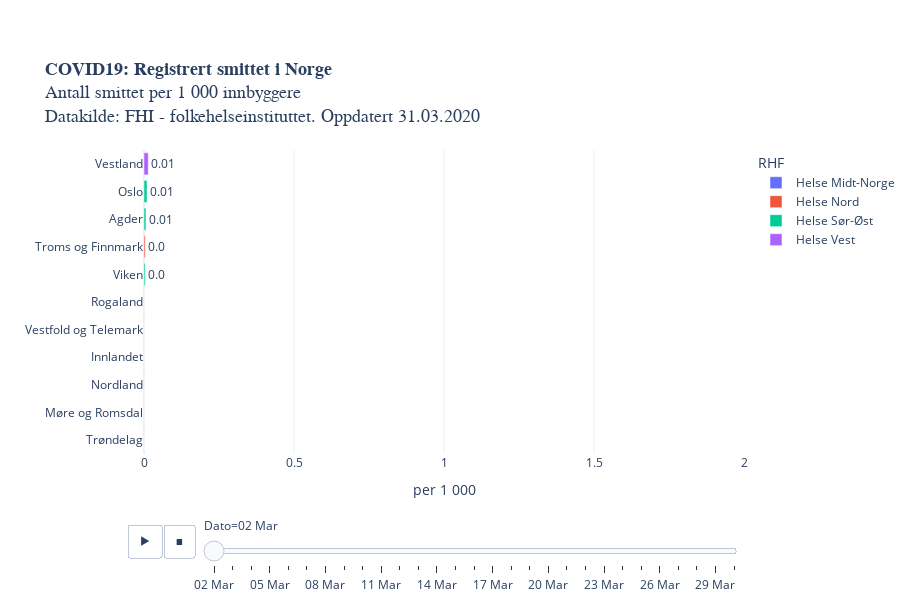

Write notebook code for a chart like this one.
### Code cell
legend = [i for i in vekst["RHF"].unique()]
legend.sort()

fig = px.bar(melted, 
             x='Smittede/tusen innb', y='Fylke', animation_frame="variable",
             animation_group="Fylke",
             orientation='h',
             category_orders={"RHF": legend},
             labels = {"Veksttakt": "daglig vekst (%)", "variable": "Dato"},
             color='RHF',
             text="txt",
             height=600,
             title = "<b>COVID19: Registrert smittet i Norge</b><br>Antall smittet per 1 000 innbyggere<br>Datakilde: FHI - folkehelseinstituttet. Oppdatert " +datetime.today().strftime('%d.%m.%Y'),
             template = "plotly_white",
             range_x=[0,2]
                 ).update_yaxes(categoryorder="total ascending")

fig.layout.coloraxis.showscale = False

fig.update_layout(
    yaxis=dict(
        separatethousands=True,
        categoryorder = 'total ascending',
        title_text="",
        fixedrange=True,
    ), xaxis=dict(fixedrange=True,
                 title_text="per 1 000"),
    title_font=dict(family="Helvetica", size=18),
        margin=dict(b=150)) #bottom margin

fig.update_layout(autosize=True,
    margin=dict(l=100, r=100, t=150, b=0),
    paper_bgcolor='rgba(0, 0, 0, 0)'
    #plot_bgcolor='rgb(248, 248, 255)'    
                 )

py.plot(fig, filename='COVID19_per_capita_fylkesutvikling_animation.html', auto_open=False)
fig.show()

### Figure 1 — Plotly figure (JSON) as saved in the notebook; plotly's stock layout.template omitted (floating-point values rounded to 4 significant figures)
{"data": [{"alignmentgroup": "True", "hoverlabel": {"namelength": 0}, "hovertemplate": "RHF=Helse Midt-Norge<br>Dato=02 Mar<br>Smittede/tusen innb=%{x}<br>Fylke=%{y}<br>txt=%{text}", "ids": ["Trøndelag", "Møre og Romsdal"], "legendgroup": "Helse Midt-Norge", "marker": {"color": "#636efa"}, "name": "Helse Midt-Norge", "offsetgroup": "Helse Midt-Norge", "orientation": "h", "showlegend": true, "text": ["0.0", "0.0"], "textposition": "auto", "type": "bar", "x": [0, 0], "xaxis": "x", "y": ["Trøndelag", "Møre og Romsdal"], "yaxis": "y"}, {"alignmentgroup": "True", "hoverlabel": {"namelength": 0}, "hovertemplate": "RHF=Helse Nord<br>Dato=02 Mar<br>Smittede/tusen innb=%{x}<br>Fylke=%{y}<br>txt=%{text}", "ids": ["Nordland", "Troms og Finnmark"], "legendgroup": "Helse Nord", "marker": {"color": "#EF553B"}, "name": "Helse Nord", "offsetgroup": "Helse Nord", "orientation": "h", "showlegend": true, "text": ["0.0", "0.0"], "textposition": "auto", "type": "bar", "x": [0, 0.00411], "xaxis": "x", "y": ["Nordland", "Troms og Finnmark"], "yaxis": "y"}, {"alignmentgroup": "True", "hoverlabel": {"namelength": 0}, "hovertemplate": "RHF=Helse Sør-Øst<br>Dato=02 Mar<br>Smittede/tusen innb=%{x}<br>Fylke=%{y}<br>txt=%{text}", "ids": ["Agder", "Viken", "Innlandet", "Oslo", "Vestfold og Telemark"], "legendgroup": "Helse Sør-Øst", "marker": {"color": "#00cc96"}, "name": "Helse Sør-Øst", "offsetgroup": "Helse Sør-Øst", "orientation": "h", "showlegend": true, "text": ["0.01", "0.0", "0.0", "0.01", "0.0"], "textposition": "auto", "type": "bar", "x": [0.00651, 0.004028, 0, 0.01009, 0], "xaxis": "x", "y": ["Agder", "Viken", "Innlandet", "Oslo", "Vestfold og Telemark"], "yaxis": "y"}, {"alignmentgroup": "True", "hoverlabel": {"namelength": 0}, "hovertemplate": "RHF=Helse Vest<br>Dato=02 Mar<br>Smittede/tusen innb=%{x}<br>Fylke=%{y}<br>txt=%{text}", "ids": ["Vestland", "Rogaland"], "legendgroup": "Helse Vest", "marker": {"color": "#ab63fa"}, "name": "Helse Vest", "offsetgroup": "Helse Vest", "orientation": "h", "showlegend": true, "text": ["0.01", "0.0"], "textposition": "auto", "type": "bar", "x": [0.01414, 0], "xaxis": "x", "y": ["Vestland", "Rogaland"], "yaxis": "y"}], "layout": {"autosize": true, "barmode": "relative", "coloraxis": {"showscale": false}, "height": 600, "legend": {"title": {"text": "RHF"}, "tracegroupgap": 0}, "margin": {"b": 0, "l": 100, "r": 100, "t": 150}, "paper_bgcolor": "rgba(0, 0, 0, 0)", "sliders": [{"active": 0, "currentvalue": {"prefix": "Dato="}, "len": 0.9, "pad": {"b": 10, "t": 60}, "steps": [{"args": [["02 Mar"], {"frame": {"duration": 0, "redraw": true}, "fromcurrent": true, "mode": "immediate", "transition": {"duration": 0, "easing": "linear"}}], "label": "02 Mar", "method": "animate"}, {"args": [["03 Mar"], {"frame": {"duration": 0, "redraw": true}, "fromcurrent": true, "mode": "immediate", "transition": {"duration": 0, "easing": "linear"}}], "label": "03 Mar", "method": "animate"}, {"args": [["04 Mar"], {"frame": {"duration": 0, "redraw": true}, "fromcurrent": true, "mode": "immediate", "transition": {"duration": 0, "easing": "linear"}}], "label": "04 Mar", "method": "animate"}, {"args": [["05 Mar"], {"frame": {"duration": 0, "redraw": true}, "fromcurrent": true, "mode": "immediate", "transition": {"duration": 0, "easing": "linear"}}], "label": "05 Mar", "method": "animate"}, {"args": [["06 Mar"], {"frame": {"duration": 0, "redraw": true}, "fromcurrent": true, "mode": "immediate", "transition": {"duration": 0, "easing": "linear"}}], "label": "06 Mar", "method": "animate"}, {"args": [["07 Mar"], {"frame": {"duration": 0, "redraw": true}, "fromcurrent": true, "mode": "immediate", "transition": {"duration": 0, "easing": "linear"}}], "label": "07 Mar", "method": "animate"}, {"args": [["08 Mar"], {"frame": {"duration": 0, "redraw": true}, "fromcurrent": true, "mode": "immediate", "transition": {"duration": 0, "easing": "linear"}}], "label": "08 Mar", "method": "animate"}, {"args": [["09 Mar"], {"frame": {"duration": 0, "redraw": true}, "fromcurrent": true, "mode": "immediate", "transition": {"duration": 0, "easing": "linear"}}], "label": "09 Mar", "method": "animate"}, {"args": [["10 Mar"], {"frame": {"duration": 0, "redraw": true}, "fromcurrent": true, "mode": "immediate", "transition": {"duration": 0, "easing": "linear"}}], "label": "10 Mar", "method": "animate"}, {"args": [["11 Mar"], {"frame": {"duration": 0, "redraw": true}, "fromcurrent": true, "mode": "immediate", "transition": {"duration": 0, "easing": "linear"}}], "label": "11 Mar", "method": "animate"}, {"args": [["12 Mar"], {"frame": {"duration": 0, "redraw": true}, "fromcurrent": true, "mode": "immediate", "transition": {"duration": 0, "easing": "linear"}}], "label": "12 Mar", "method": "animate"}, {"args": [["13 Mar"], {"frame": {"duration": 0, "redraw": true}, "fromcurrent": true, "mode": "immediate", "transition": {"duration": 0, "easing": "linear"}}], "label": "13 Mar", "method": "animate"}, {"args": [["14 Mar"], {"frame": {"duration": 0, "redraw": true}, "fromcurrent": true, "mode": "immediate", "transition": {"duration": 0, "easing": "linear"}}], "label": "14 Mar", "method": "animate"}, {"args": [["15 Mar"], {"frame": {"duration": 0, "redraw": true}, "fromcurrent": true, "mode": "immediate", "transition": {"duration": 0, "easing": "linear"}}], "label": "15 Mar", "method": "animate"}, {"args": [["16 Mar"], {"frame": {"duration": 0, "redraw": true}, "fromcurrent": true, "mode": "immediate", "transition": {"duration": 0, "easing": "linear"}}], "label": "16 Mar", "method": "animate"}, {"args": [["17 Mar"], {"frame": {"duration": 0, "redraw": true}, "fromcurrent": true, "mode": "immediate", "transition": {"duration": 0, "easing": "linear"}}], "label": "17 Mar", "method": "animate"}, {"args": [["18 Mar"], {"frame": {"duration": 0, "redraw": true}, "fromcurrent": true, "mode": "immediate", "transition": {"duration": 0, "easing": "linear"}}], "label": "18 Mar", "method": "animate"}, {"args": [["19 Mar"], {"frame": {"duration": 0, "redraw": true}, "fromcurrent": true, "mode": "immediate", "transition": {"duration": 0, "easing": "linear"}}], "label": "19 Mar", "method": "animate"}, {"args": [["20 Mar"], {"frame": {"duration": 0, "redraw": true}, "fromcurrent": true, "mode": "immediate", "transition": {"duration": 0, "easing": "linear"}}], "label": "20 Mar", "method": "animate"}, {"args": [["21 Mar"], {"frame": {"duration": 0, "redraw": true}, "fromcurrent": true, "mode": "immediate", "transition": {"duration": 0, "easing": "linear"}}], "label": "21 Mar", "method": "animate"}, {"args": [["22 Mar"], {"frame": {"duration": 0, "redraw": true}, "fromcurrent": true, "mode": "immediate", "transition": {"duration": 0, "easing": "linear"}}], "label": "22 Mar", "method": "animate"}, {"args": [["23 Mar"], {"frame": {"duration": 0, "redraw": true}, "fromcurrent": true, "mode": "immediate", "transition": {"duration": 0, "easing": "linear"}}], "label": "23 Mar", "method": "animate"}, {"args": [["24 Mar"], {"frame": {"duration": 0, "redraw": true}, "fromcurrent": true, "mode": "immediate", "transition": {"duration": 0, "easing": "linear"}}], "label": "24 Mar", "method": "animate"}, {"args": [["25 Mar"], {"frame": {"duration": 0, "redraw": true}, "fromcurrent": true, "mode": "immediate", "transition": {"duration": 0, "easing": "linear"}}], "label": "25 Mar", "method": "animate"}, {"args": [["26 Mar"], {"frame": {"duration": 0, "redraw": true}, "fromcurrent": true, "mode": "immediate", "transition": {"duration": 0, "easing": "linear"}}], "label": "26 Mar", "method": "animate"}, {"args": [["27 Mar"], {"frame": {"duration": 0, "redraw": true}, "fromcurrent": true, "mode": "immediate", "transition": {"duration": 0, "easing": "linear"}}], "label": "27 Mar", "method": "animate"}, {"args": [["28 Mar"], {"frame": {"duration": 0, "redraw": true}, "fromcurrent": true, "mode": "immediate", "transition": {"duration": 0, "easing": "linear"}}], "label": "28 Mar", "method": "animate"}, {"args": [["29 Mar"], {"frame": {"duration": 0, "redraw": true}, "fromcurrent": true, "mode": "immediate", "transition": {"duration": 0, "easing": "linear"}}], "label": "29 Mar", "method": "animate"}, {"args": [["30 Mar"], {"frame": {"duration": 0, "redraw": true}, "fromcurrent": true, "mode": "immediate", "transition": {"duration": 0, "easing": "linear"}}], "label": "30 Mar", "method": "animate"}], "x": 0.1, "xanchor": "left", "y": 0, "yanchor": "top"}], "title": {"font": {"family": "Helvetica", "size": 18}, "text": "<b>COVID19: Registrert smittet i Norge</b><br>Antall smittet per 1 000 innbyggere<br>Datakilde: FHI - folkehelseinstituttet. Oppdatert 31.03.2020"}, "updatemenus": [{"buttons": [{"args": [null, {"frame": {"duration": 500, "redraw": true}, "fromcurrent": true, "mode": "immediate", "transition": {"duration": 500, "easing": "linear"}}], "label": "&#9654;", "method": "animate"}, {"args": [[null], {"frame": {"duration": 0, "redraw": true}, "fromcurrent": true, "mode": "immediate", "transition": {"duration": 0, "easing": "linear"}}], "label": "&#9724;", "method": "animate"}], "direction": "left", "pad": {"r": 10, "t": 70}, "showactive": false, "type": "buttons", "x": 0.1, "xanchor": "right", "y": 0, "yanchor": "top"}], "xaxis": {"anchor": "y", "domain": [0, 1], "fixedrange": true, "range": [0, 2], "title": {"text": "per 1 000"}}, "yaxis": {"anchor": "x", "categoryorder": "total ascending", "domain": [0, 1], "fixedrange": true, "separatethousands": true, "title": {"text": ""}}}}
